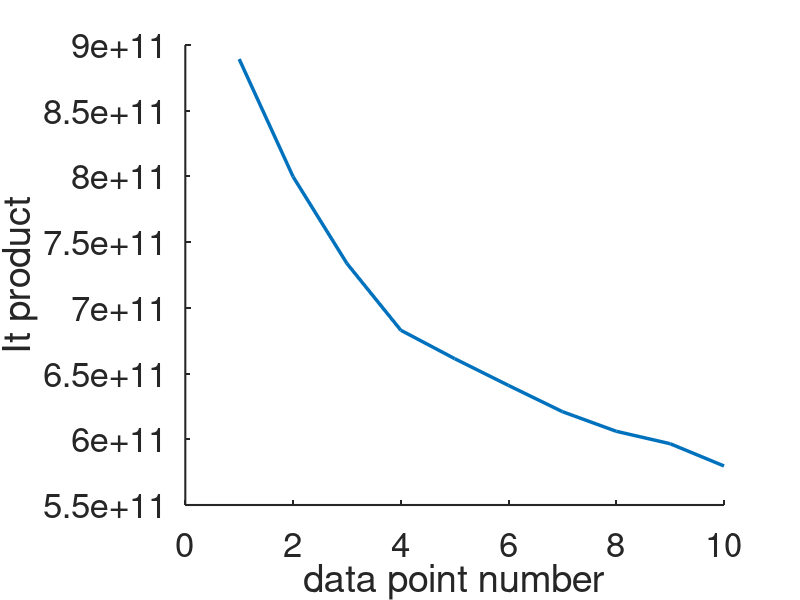

Source code (MATLAB):
%% This script is used to calculate the It product based on N2O experiments for CI-APi-TOF
% created by Xu-Cheng (Lance) He - May 17th, 2019

% --N2_flow: main nitrogen flow in sccm
% --N2O_flow: N2O flow in sccm
% --NOx: NOx concentration in ppb
% --Temp: temperature in celsius
% --NOx_bg: background NOx level in ppb
% --pres: pressure in pascal
% --R: inner radius of quartz tube (should be the same as CI-inlet) 3/4" = 0.78cm
% --NOx_moni_detec_limit: detection limit of the NOx monitor. If the value is
% set to 0 then the measured values are well above the detection limit of
% the instrument
% --flow_inlet_CI_inlet: flow rate of the CI inlet which is used for the SA
% calibration
% final product is It_corr_CI_inlet
%%
clear all
close all

%% parameter input
Temp=25; %celsius, temperature

N2_flow=[6696;6466;6250;6048;5859;5682;5515;5357;5208;5068]; %sccm, volumetric flow

N2O_flow=[804;1034;1250;1452;1641;1818;1985;2143;2292;2432]; %sccm, volumetric flow

NOx=[4.32;5.650;6.749;7.642;8.609;9.410;10.060;10.657;11.241;11.581]; %ppb

NOx_bg=0; %ppb

pres=96000; %Pa

R=0.78; %cm

NOx_moni_detec_limit=0; %ppb 

flow_inlet_CI_inlet=7500; %sccm, inlet flow CI-API-TOF

%% NO background remover
NOx=NOx-NOx_bg;

%% delete the NOx values smaller than the detection limit
above_dete=find(NOx>NOx_moni_detec_limit);

N2_flow=N2_flow(above_dete);
N2O_flow=N2O_flow(above_dete);
NOx=NOx(above_dete); %ppb

%% calculation
% parameters
T=Temp+273.15; %K
K6=2.0*10^-11*exp(130/T); %cm3 mol-1 s-1
K7=7.6*10^-11; %cm3 mol-1 s-1
K8=4.3*10^-11; %cm3 mol-1 s-1
K9=6.0*10^-12; %cm3 mol-1 s-1

phi_N2O=1; %quantum yield
sigma_N2O=1.43*10^-19; %absorption cross section cm2

mixing_N2=N2_flow./(N2O_flow+N2_flow);
mixing_N2O=N2O_flow./(N2O_flow+N2_flow);

%% calculation of It product
It_N2O=(K6*mixing_N2+(K7+K8+K9)*mixing_N2O).*NOx*10^-9./(2*K7*sigma_N2O*phi_N2O*mixing_N2O.^2);

%calibrate with the inlet flow
It_CI_inlet=It_N2O.*(N2_flow+N2O_flow)/flow_inlet_CI_inlet;

%% geometry correction
N2O_conc=pres./1.38e-23./T./1e6*mixing_N2O; % molecules cm-3

for k = 1:length(mixing_N2O)
funcart = @(x,y) exp(-sigma_N2O*N2O_conc(k)*(sqrt(R^2-y.^2)+x));
ymin = @(x) -sqrt(R^2-x.^2);
ymax = @(x) sqrt(R^2-x.^2);

q(k) = integral2(funcart,-R,R,ymin,ymax);
end
q=q';
K = q/R^2/pi;

%% It final 
It_corr_CI_inlet=It_CI_inlet./K;
It_corr_CI_inlet_median=median(It_corr_CI_inlet);
It_corr_CI_inlet_low=min(It_corr_CI_inlet);
It_corr_CI_inlet_high=max(It_corr_CI_inlet);

%% calculate the finalized It
figure(1)
plot(1:length(It_corr_CI_inlet),It_corr_CI_inlet,'linewidth',2.5)
set(gca,'fontsize',25,'linewidth',1.5)
xlabel('data point number')
ylabel('It product')
box off
